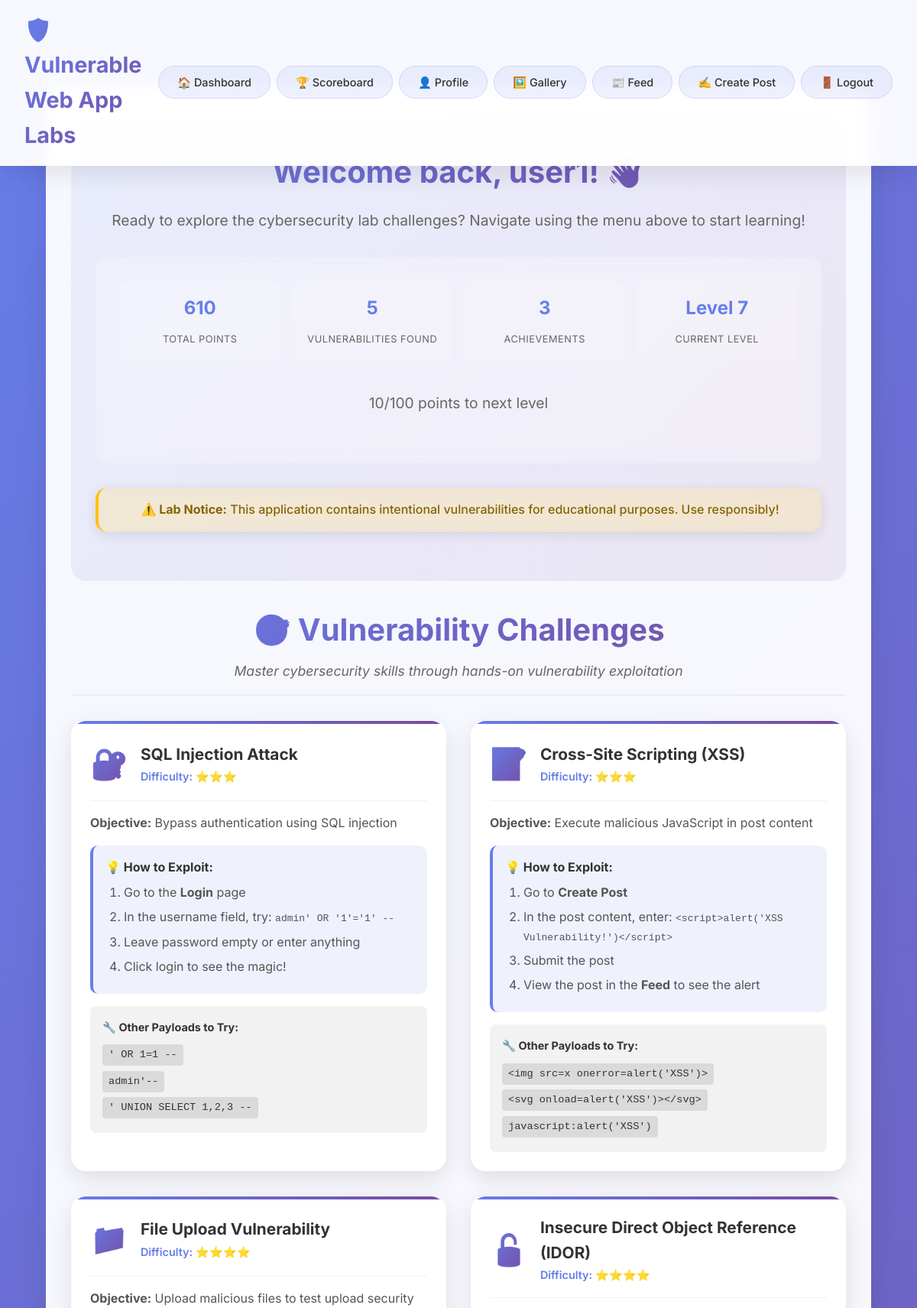
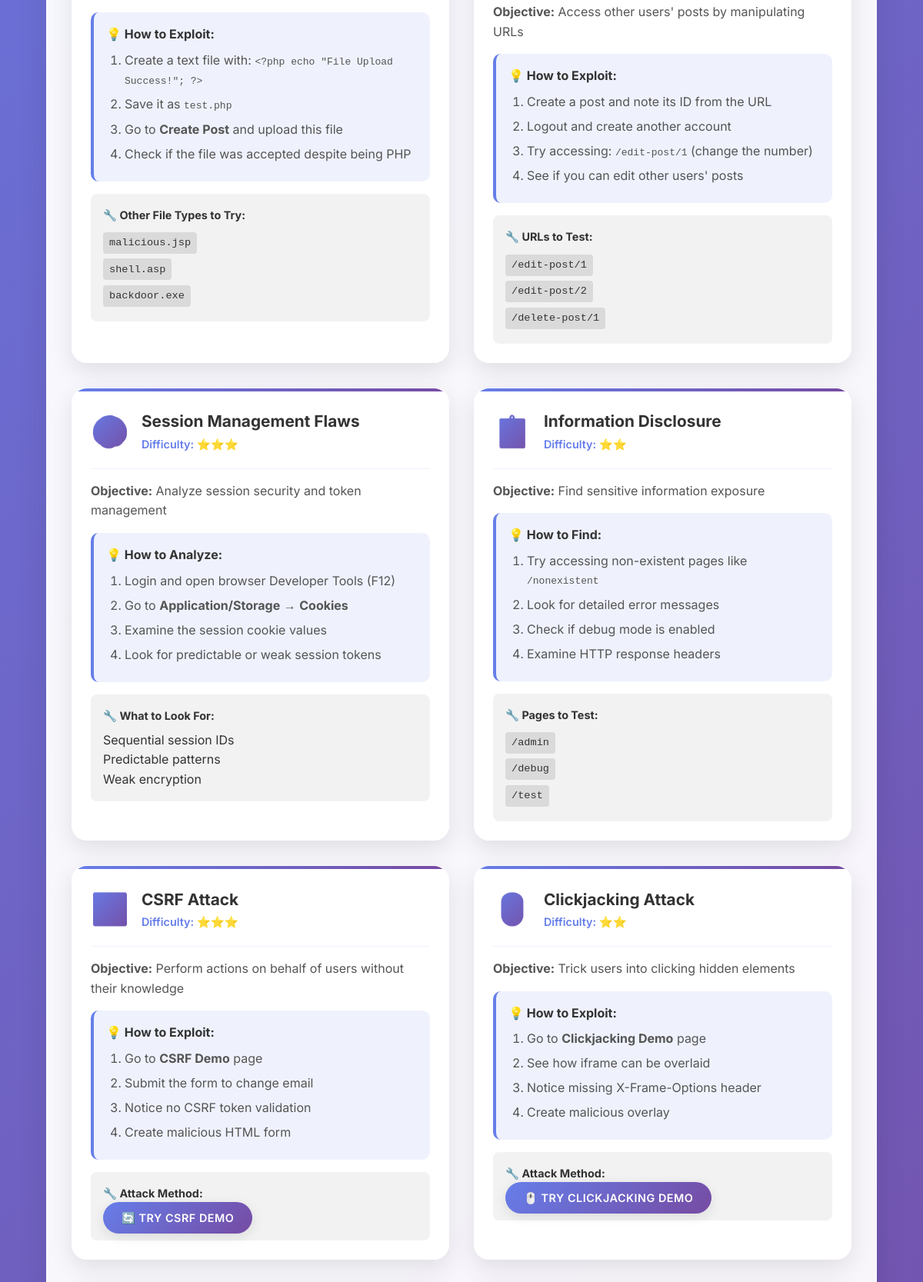
The app's page /dashboard (signed in, upper part) with its own data (2 pictures, top to bottom).
### tables this page shows
CREATE TABLE user_stats (
        id INTEGER PRIMARY KEY AUTOINCREMENT,
        user_id INTEGER UNIQUE NOT NULL,
        total_points INTEGER DEFAULT 0,
        vulnerabilities_found INTEGER DEFAULT 0,
        achievements_earned INTEGER DEFAULT 0,
        level INTEGER DEFAULT 1,
        last_updated TIMESTAMP DEFAULT CURRENT_TIMESTAMP, balance INTEGER DEFAULT 0,
        FOREIGN KEY (user_id) REFERENCES users (id)
    );

### flask_vulnerable_app.py (the view)
@app.route("/dashboard")
def dashboard():
    if "user_id" not in session:
        return redirect("/login")
    progress = get_user_progress(session["user_id"])
    return render_template("dashboard.html",
                         username=session.get("username"),
                         progress=progress)

### flask_vulnerable_app.py (called while the page is built)
def get_db_connection():
    conn = sqlite3.connect(DB_NAME)
    conn.row_factory = sqlite3.Row
    return conn

### templates/dashboard.html (shortened to what this page needs)
{% extends "base.html" %}
{% block content %}
<div class="dashboard-welcome">
    <h2>Welcome back, {{ username }}! 👋</h2>
    <p>Ready to explore the cybersecurity lab challenges? Navigate using the menu above to start learning!</p>
    {% if progress and progress.stats %}
    <div class="progress-summary">
        <div class="progress-stats">
            <div class="stat-item">
                <span class="stat-number">{{ progress.stats[0] }}</span>
                <span class="stat-label">Total Points</span>
            </div>
            <div class="stat-item">
                <span class="stat-number">{{ progress.stats[1] }}</span>
                <span class="stat-label">Vulnerabilities Found</span>
            </div>
            <div class="stat-item">
                <span class="stat-number">{{ progress.stats[2] }}</span>
                <span class="stat-label">Achievements</span>
            </div>
            <div class="stat-item">
                <span class="stat-number">Level {{ progress.stats[3] }}</span>
                <span class="stat-label">Current Level</span>
            </div>
        </div>
        <div class="level-progress">
            <p class="progress-text">{{ progress.stats[0] % 100 }}/100 points to next level</p>
        </div>
    </div>
    {% endif %}
    <div class="alert alert-warning">
        <strong>⚠️ Lab Notice:</strong> This application contains intentional vulnerabilities for educational purposes. Use responsibly!
    </div>
</div>
<div class="page-header">
    <h2>🎯 Vulnerability Challenges</h2>
    <p>Master cybersecurity skills through hands-on vulnerability exploitation</p>
</div>
<div class="challenges-grid">
    <div class="challenge-card">
        <div class="challenge-header">
            <div class="challenge-icon">🔐</div>
            <div class="challenge-info">
                <h3>SQL Injection Attack</h3>
                <span class="difficulty">Difficulty: ⭐⭐⭐</span>
            </div>
        </div>
        <div class="challenge-content">
            <p><strong>Objective:</strong> Bypass authentication using SQL injection</p>
            <div class="hint-section">
                <h4>💡 How to Exploit:</h4>
                <ol>
                    <li>Go to the <strong>Login</strong> page</li>
                    <li>In the username field, try: <code>admin' OR '1'='1' --</code></li>
                    <li>Leave password empty or enter anything</li>
                    <li>Click login to see the magic!</li>
                </ol>
            </div>
            <div class="payload-examples">
                <h4>🔧 Other Payloads to Try:</h4>
                <code>' OR 1=1 --</code><br>
                <code>admin'--</code><br>
                <code>' UNION SELECT 1,2,3 --</code>
            </div>
        </div>
    </div>
    <div class="challenge-card">
        <div class="challenge-header">
            <div class="challenge-icon">📝</div>
            <div class="challenge-info">
                <h3>Cross-Site Scripting (XSS)</h3>
                <span class="difficulty">Difficulty: ⭐⭐⭐</span>
            </div>
        </div>
        <div class="challenge-content">
            <p><strong>Objective:</strong> Execute malicious JavaScript in post content</p>
            <div class="hint-section">
                <h4>💡 How to Exploit:</h4>
                <ol>
                    <li>Go to <strong>Create Post</strong></li>
                    <li>In the post content, enter: <code>&lt;script&gt;alert('XSS Vulnerability!')&lt;/script&gt;</code></li>
                    <li>Submit the post</li>
                    <li>View the post in the <strong>Feed</strong> to see the alert</li>
                </ol>
            </div>
            <div class="payload-examples">
                <h4>🔧 Other Payloads to Try:</h4>
                <code>&lt;img src=x onerror=alert('XSS')&gt;</code><br>
                <code>&lt;svg onload=alert('XSS')&gt;&lt;/svg&gt;</code><br>
                <code>javascript:alert('XSS')</code>
            </div>
        </div>
    </div>
    <div class="challenge-card">
        <div class="challenge-header">
            <div class="challenge-icon">📁</div>
            <div class="challenge-info">
                <h3>File Upload Vulnerability</h3>
                <span class="difficulty">Difficulty: ⭐⭐⭐⭐</span>
            </div>
        </div>
        <div class="challenge-content">
            <p><strong>Objective:</strong> Upload malicious files to test upload security</p>
            <div class="hint-section">
                <h4>💡 How to Exploit:</h4>
                <ol>
                    <li>Create a text file with: <code>&lt;?php echo "File Upload Success!"; ?&gt;</code></li>
                    <li>Save it as <code>test.php</code></li>
                    <li>Go to <strong>Create Post</strong> and upload this file</li>
                    <li>Check if the file was accepted despite being PHP</li>
                </ol>
            </div>
            <div class="payload-examples">
                <h4>🔧 Other File Types to Try:</h4>
                <code>malicious.jsp</code><br>
                <code>shell.asp</code><br>
                <code>backdoor.exe</code>
            </div>
        </div>
    </div>
    <div class="challenge-card">
        <div class="challenge-header">
            <div class="challenge-icon">🔓</div>
            <div class="challenge-info">
                <h3>Insecure Direct Object Reference (IDOR)</h3>
                <span class="difficulty">Difficulty: ⭐⭐⭐⭐</span>
            </div>
        </div>
        <div class="challenge-content">
            <p><strong>Objective:</strong> Access other users' posts by manipulating URLs</p>
            <div class="hint-section">
                <h4>💡 How to Exploit:</h4>
                <ol>
                    <li>Create a post and note its ID from the URL</li>
                    <li>Logout and create another account</li>
                    <li>Try accessing: <code>/edit-post/1</code> (change the number)</li>
                    <li>See if you can edit other users' posts</li>
                </ol>
            </div>
            <div class="payload-examples">
                <h4>🔧 URLs to Test:</h4>
                <code>/edit-post/1</code><br>
                <code>/edit-post/2</code><br>
                <code>/delete-post/1</code>
            </div>
        </div>
    </div>
    <div class="challenge-card">
        <div class="challenge-header">
            <div class="challenge-icon">🍪</div>
            <div class="challenge-info">
                <h3>Session Management Flaws</h3>
                <span class="difficulty">Difficulty: ⭐⭐⭐</span>
            </div>
        </div>
        <div class="challenge-content">
            <p><strong>Objective:</strong> Analyze session security and token management</p>
            <div class="hint-section">
                <h4>💡 How to Analyze:</h4>
                <ol>
                    <li>Login and open browser Developer Tools (F12)</li>
                    <li>Go to <strong>Application/Storage</strong> → <strong>Cookies</strong></li>
                    <li>Examine the session cookie values</li>
                    <li>Look for predictable or weak session tokens</li>
                </ol>
            </div>
            <div class="payload-examples">
                <h4>🔧 What to Look For:</h4>
                Sequential session IDs<br>
                Predictable patterns<br>
                Weak encryption
            </div>
        </div>
    </div>
    <div class="challenge-card">
        <div class="challenge-header">
            <div class="challenge-icon">📋</div>
            <div class="challenge-info">
                <h3>Information Disclosure</h3>
                <span class="difficulty">Difficulty: ⭐⭐</span>
            </div>
        </div>
        <div class="challenge-content">
            <p><strong>Objective:</strong> Find sensitive information exposure</p>
            <div class="hint-section">
                <h4>💡 How to Find:</h4>
                <ol>
                    <li>Try accessing non-existent pages like <code>/nonexistent</code></li>
                    <li>Look for detailed error messages</li>
                    <li>Check if debug mode is enabled</li>
                    <li>Examine HTTP response headers</li>
                </ol>
            </div>
            <div class="payload-examples">
                <h4>🔧 Pages to Test:</h4>
                <code>/admin</code><br>
                <code>/debug</code><br>
                <code>/test</code>
            </div>
        </div>
    </div>
    <div class="challenge-card">
        <div class="challenge-header">
            <div class="challenge-icon">🔄</div>
            <div class="challenge-info">
                <h3>CSRF Attack</h3>
                <span class="difficulty">Difficulty: ⭐⭐⭐</span>
            </div>
        </div>
        <div class="challenge-content">
            <p><strong>Objective:</strong> Perform actions on behalf of users without their knowledge</p>
            <div class="hint-section">
                <h4>💡 How to Exploit:</h4>
                <ol>
                    <li>Go to <strong>CSRF Demo</strong> page</li>
                    <li>Submit the form to change email</li>
                    <li>Notice no CSRF token validation</li>
                    <li>Create malicious HTML form</li>
                </ol>
            </div>
            <div class="payload-examples">
                <h4>🔧 Attack Method:</h4>
                <a href="/csrf-demo" class="btn-edit">🔄 Try CSRF Demo</a>
            </div>
        </div>
    </div>
    <div class="challenge-card">
        <div class="challenge-header">
            <div class="challenge-icon">🖱️</div>
            <div class="challenge-info">
                <h3>Clickjacking Attack</h3>
                <span class="difficulty">Difficulty: ⭐⭐</span>
            </div>
        </div>
        <div class="challenge-content">
            <p><strong>Objective:</strong> Trick users into clicking hidden elements</p>
            <div class="hint-section">
                <h4>💡 How to Exploit:</h4>
                <ol>
                    <li>Go to <strong>Clickjacking Demo</strong> page</li>
                    <li>See how iframe can be overlaid</li>
                    <li>Notice missing X-Frame-Options header</li>
                    <li>Create malicious overlay</li>
                </ol>
            </div>
            <div class="payload-examples">
                <h4>🔧 Attack Method:</h4>
                <a href="/clickjacking-demo" class="btn-edit">🖱️ Try Clickjacking Demo</a>
            </div>
        </div>
    </div>
</div>
{% endblock %}

### records on screen
user_stats: total_points "610", vulnerabilities_found "5", achievements_earned "3", level "7", progress.stats[0]%100 "10"

### other values on screen
{{ username }} "user1"
